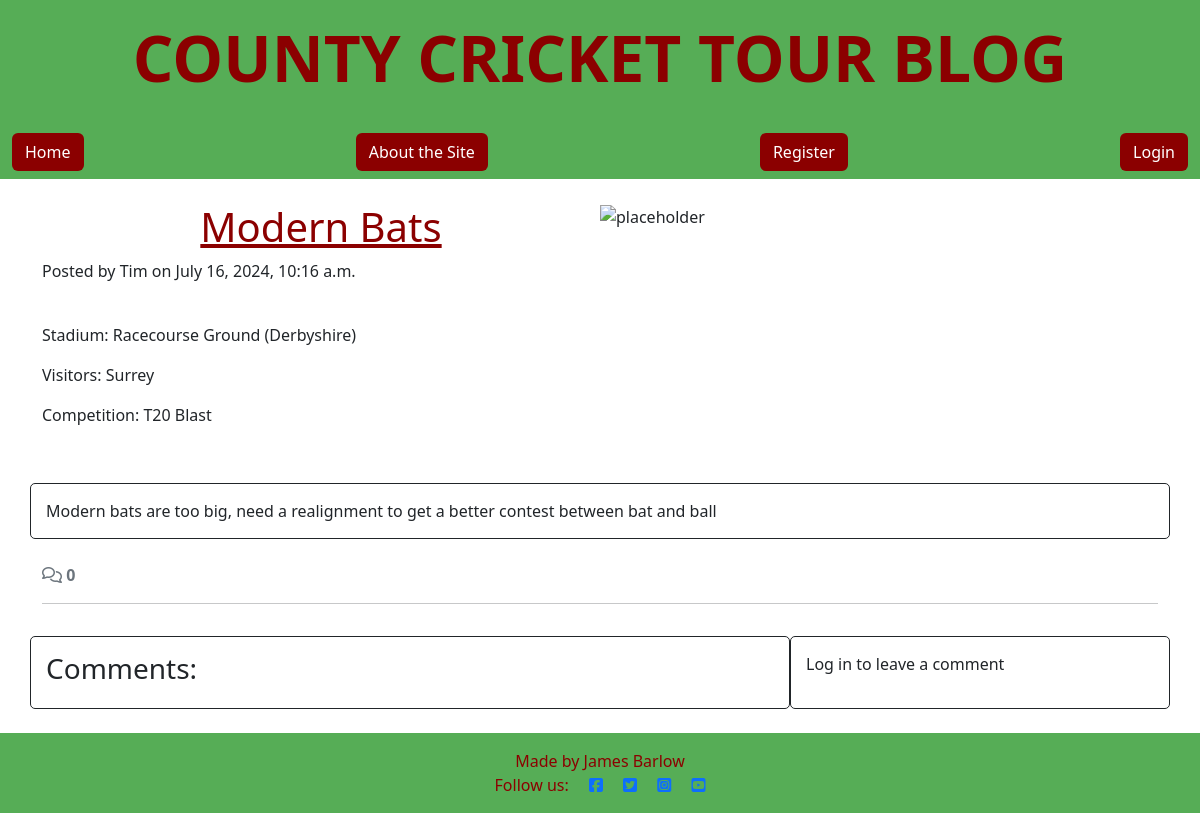
Before: /modern-bats/ with the older database file.
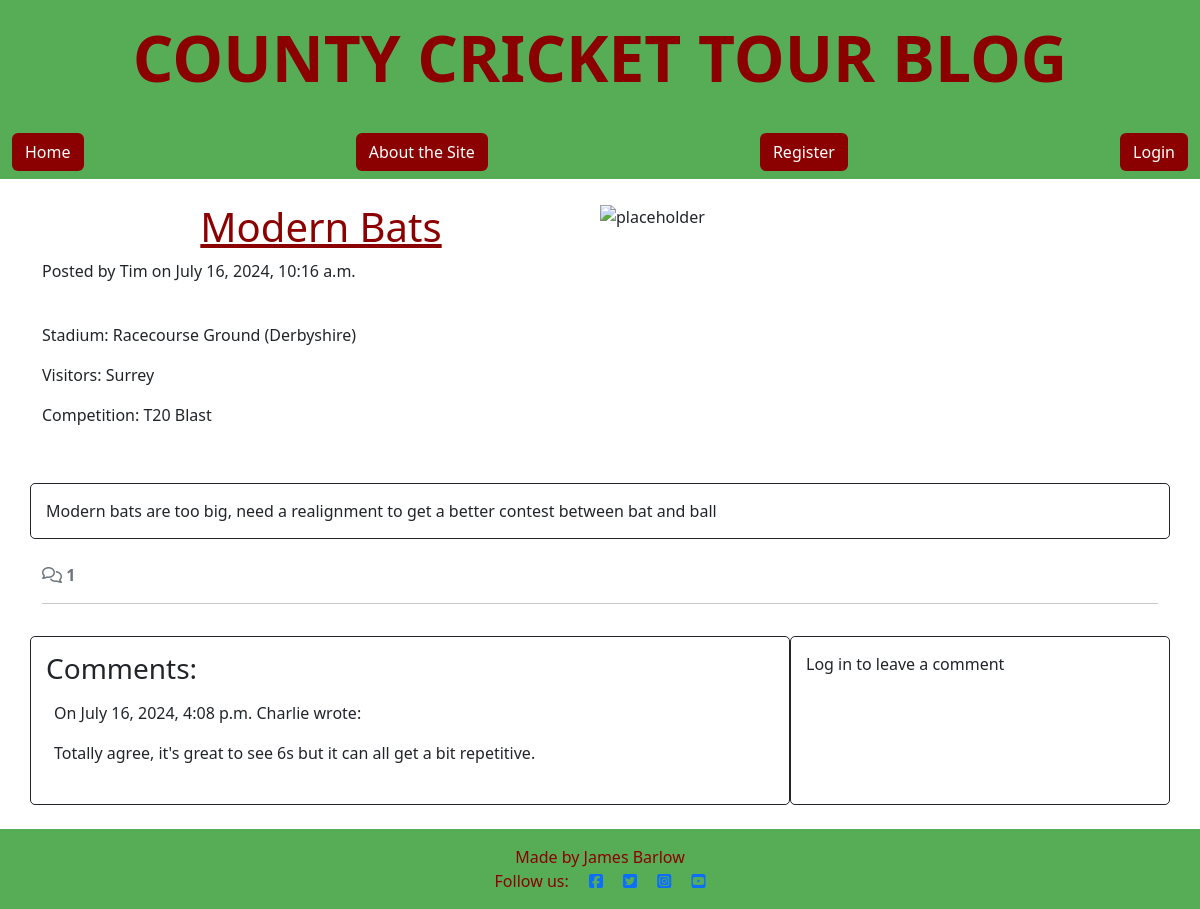
After: the same page with the newer database file.
### blog/models.py (models this page shows, shortened)
class Comment(models.Model):
    post = models.ForeignKey(
        Post, on_delete=models.CASCADE, related_name="comments"
        )
    author = models.ForeignKey(
        User, on_delete=models.CASCADE, related_name="commenter"
        )
    body = models.TextField()
    added_on = models.DateTimeField(auto_now_add=True)

### blog/views.py (the view, shortened to what this page needs)
# urls.py: path('<slug:slug>/', views.post_detail, name='post_detail'),
def post_detail(request, slug):
    queryset = Post.objects
    post = get_object_or_404(queryset, slug=slug)
    comments = post.comments.all().order_by("-added_on")
    comment_count = post.comments.count()
    comment_form = CommentForm()
    return render(
        request,
        "blog/post_detail.html",
        {
            "post": post,
            "comments": comments,
            "comment_count": comment_count,
            "comment_form": comment_form,
        }
    )

### blog/templates/blog/post_detail.html (shortened to what this page needs)
{% extends 'base.html' %} {% block content %}
{% load static %}
{% load crispy_forms_tags %}
<div>
    <div class="container mt-4">
        <div class="row g-0">
            <div class="col-md-6">
                <h1 class="page-title">{{ post.title }}</h1>
                <p>Posted by {{ post.author }} on {{ post.created_on }}</p>
                <br>
                <p>Stadium: {{post.stadium}}</p>
                <p>Visitors: {{post.visitor}}</p>
                <p>Competition: {{post.competition}}</p>
                <br>
            </div>
            <div class="d-none d-md-block col-md-6">
                <img src="{% static 'images/default_image.jpg' %}" width="100%" height="100%" class="scale" alt="placeholder">
            </div>
        </div>
    </div>
</div>
<div class="container">
    <div class="row">
        <div class="col card mb-4  mt-3 left  top">
            <div>
                <p class="card-text">
                    {{ post.content | safe }}
                </p>
            </div>
        </div>
    </div>
    <div class="row">
        <div class="col-12">
            <strong class="text-secondary">
                <i class="far fa-comments"></i> {{ comment_count }}
            </strong>
        </div>
        <div class="col-12">
            <hr>
        </div>
    </div>
    <div class="row">
        <div class="col-md-8 card mb-4 mt-3">
            <h3>Comments:</h3>
            <div>
                {% for comment in comments %}
                    <div class="p-2 comments">
                        <p>
                            On {{ comment.added_on }} {{ comment.author }} wrote:
                        </p>
                        <div>
                            {{ comment.body | linebreaks }}
                        </div>
                    </div>
                {% endfor %}
            </div>
        </div>
        <div class="col-md-4 card mb-4 mt-3">
            <div>
                {% if user.is_authenticated %}
            <h3>Leave a comment:</h3>
            <p>Posting as: {{ user.username }}</p>
            <form id="commentForm" method="post" style="margin-top: 1.3em;">
                {{ comment_form | crispy }}
                {% csrf_token %}
                <button id="submitButton" type="submit" class="btn btn-success">Submit</button>
            </form>
          {% else %}
          <p>Log in to leave a comment</p>
          {% endif %}
        </div>
      </div>
    </div>
</div>
{% endblock content %}

Changed rows visible on the page:
added Comment: added_on "July 16, 2024, 4:08 p.m.", author "Charlie", body "Totally agree, it's great to see 6s but it can all get a bit repetitive."
Other visible differences:
{{ comment_count }}: "0" → "1"
